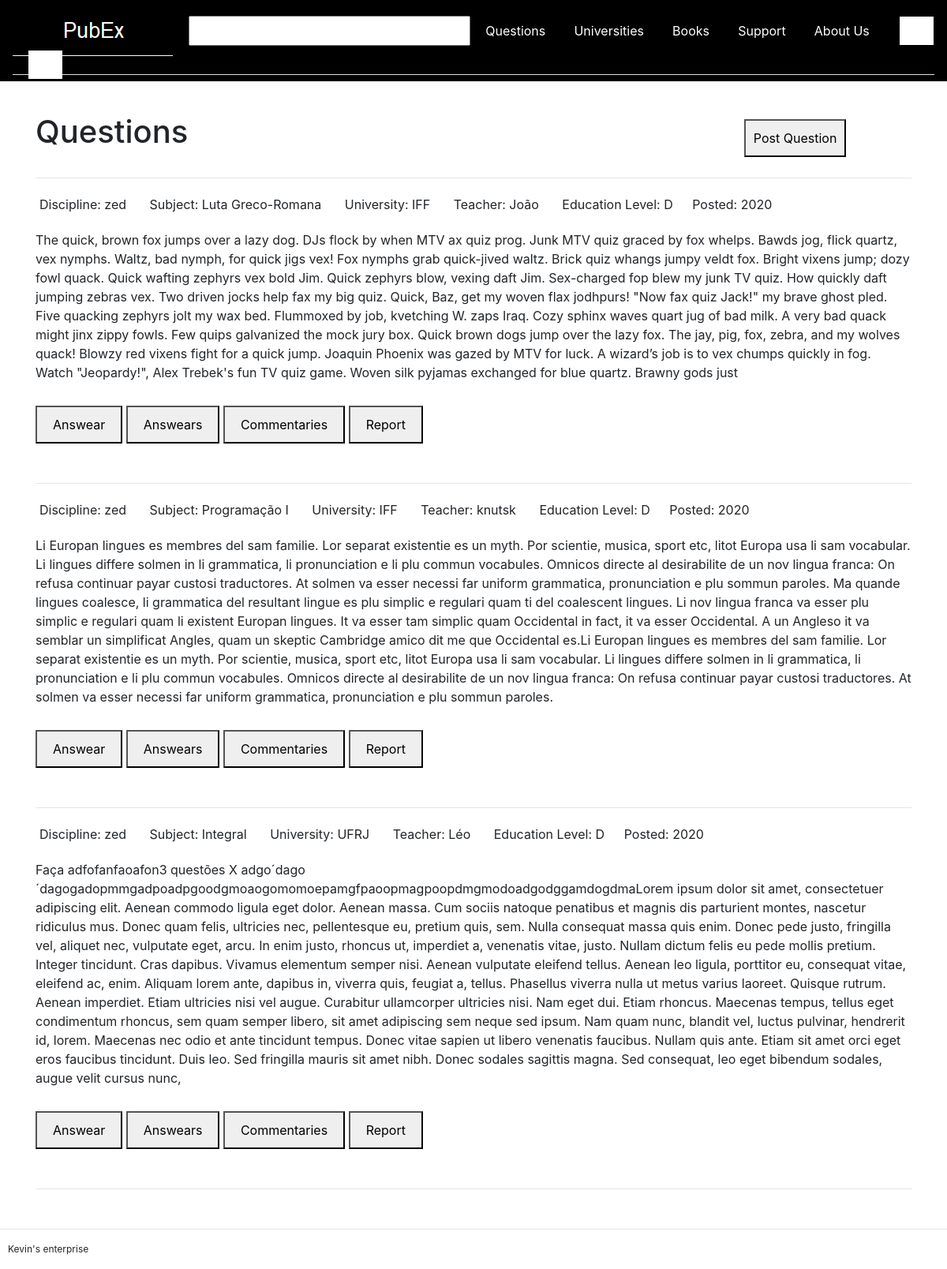
The app's page /, older data.
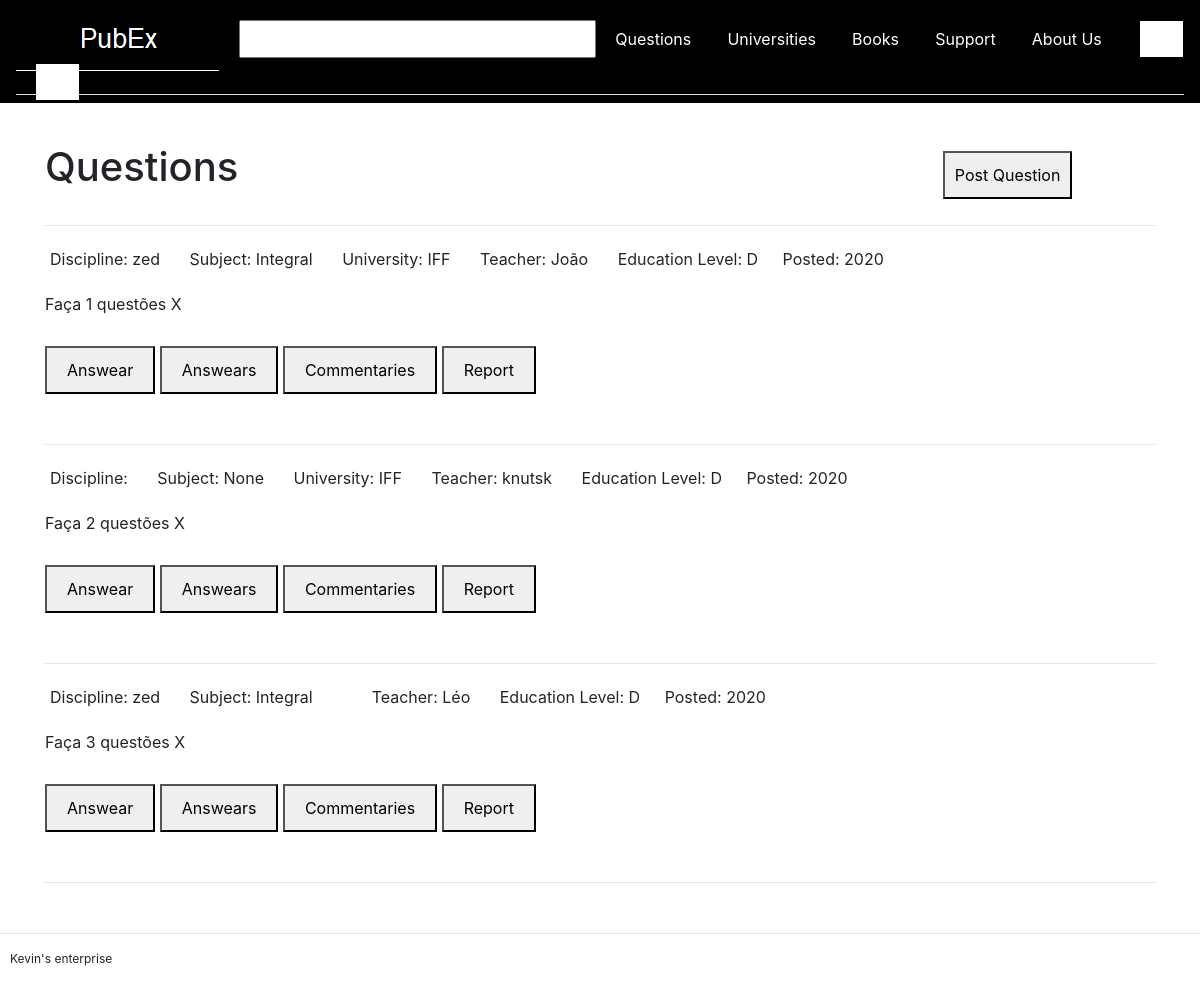
The same page, newer data.
### base/models.py (models this page shows, shortened)
class Question(models.Model):
    date_created = models.DateTimeField(auto_now_add=True, null=True)
    text = models.CharField (max_length=10000)
    right_answear = models.CharField(max_length=1, choices=ANSWEARS)
    education_Level = models.CharField(max_length=1, choices=EDUCATIONS)
    teacher_name = models.CharField(max_length=200)
    university_name = models.CharField(max_length=200)
    wrong_answears_count = models.IntegerField(default=0, blank=True, null=True)
    answears_count = models.IntegerField(default=0, blank=True, null=True)
    like_count = models.IntegerField(default=0, blank=True)
    deslike_count = models.IntegerField(default=0, blank=True)
    university = models.ForeignKey(University, blank=True, null=True, on_delete=models.SET_NULL)
    subject = models.ForeignKey(Subject, blank=True, null=True, on_delete=models.SET_NULL)
    discipline = models.ForeignKey(Discipline, blank=True, null=True, on_delete=models.SET_NULL)
    users = models.ManyToManyField(UserPermission, blank=True)
    answears = models.ManyToManyField(Answear, blank=True)
    commentaries = models.ManyToManyField(Commentary, blank=True)
    likes = models.ManyToManyField(Like, blank=True)
    deslikes = models.ManyToManyField(Deslike, blank=True)
    reports = models.ManyToManyField(Report, blank=True)

class Subject(models.Model):
    name = models.CharField(max_length=100)
    discipline_name = models.CharField(max_length=100)
    reports = models.ManyToManyField(Report, blank=True)
    def __str__(self):
        return self.name

class University(models.Model):
    profile_pic = models.ImageField(default='profile1.png', null=True, blank=True)
    date_created = models.DateTimeField(auto_now_add=True, null=True)
    name = models.CharField(max_length=200)
    initials = models.CharField(max_length=10)
    like_count = models.IntegerField(default=0, blank=True)
    deslike_count = models.IntegerField(default=0, blank=True)
    addresses = models.ManyToManyField(Address, blank=True)
    users = models.ManyToManyField(UserPermission, blank=True)
    commentaries = models.ManyToManyField(Commentary, blank=True)
    likes = models.ManyToManyField(Like, blank=True)
    deslikes = models.ManyToManyField(Deslike, blank=True)
    reports = models.ManyToManyField(Report, blank=True)

### base/views.py (the view)
# urls.py: path('', views.questions, name='questions'),
def questions(request):
	questions = Question.objects.all()
	paginator = Paginator(questions, 5)
	page = request.GET.get('page')
	disciplines = Discipline.objects.all()
	try:
		questions = paginator.page(page)
	except PageNotAnInteger:
		questions = paginator.page(1)
	except EmptyPage:
		questions = paginator.page(paginator.num_pages)
	context = {'page':page, 'questions':questions,
	'disciplines':disciplines,
	}
	return render(request, 'base/questions.html', context)

### base/templates/base/questions.html (shortened to what this page needs)
{%  extends 'base/main.html' %}
{% block content %}
<div>
    <div style="display:inline-block;"><h1>Questions</h1></div>
    <div style="display:inline-block; margin-left: 700px;"><button style="padding: 10px; margin-bottom: 10px;">Post Question</button></div>
        <hr>
        {% for question in questions %}
            <div style="display:block; margin-bottom:50px; margin-bottom:50px;">
                <div style="display:block;">
                    <div style="display:inline-block; margin:5px; margin-right:20px;">
                        <p>Discipline: {{question.subject.discipline_name}}</p>
                    </div>
                    <div style="display:inline-block; margin:5px; margin-right:20px;">
                        <p>Subject: {{question.subject}}</p>
                    </div>
                    <div style="display: inline-block; margin:5px; margin-right:20px;">
                        {% if question.university != None %}
                            <p>University: {{question.university.initials}}</p>
                        {% endif %}
                    </div>
                    <div style="display:inline-block; margin:5px; margin-right:20px;">
                        <p>Teacher: {{question.teacher_name}}</p>
                    </div>
                    <div style="display:inline-block; margin:5px; margin-right:20px;">
                        <p>Education Level: {{question.education_Level}}</p>
                    </div>
                    <div style="display:inline-block;">
                        <p>Posted: {{question.date_created.year}}</p>
                    </div>
                </div>
                <p style="margin-bottom:30px;">{{question.text}}</p>
                <button style="padding:10px; padding-right:20px; padding-left:20px;">Answear</button>
                <button id="answears" style="padding:10px; padding-right:20px; padding-left:20px;" onclick="Show">Answears</button>
                <button style="padding:10px; padding-right:20px; padding-left:20px;">Commentaries</button>
                <button style="padding:10px; padding-right:20px; padding-left:20px;">Report</button>
            </div>
            <hr>
        {% endfor %}
</div>
{% endblock %}

Row changes from the older to the newer data that the page shows:
removed Question: subject.discipline_name "zed", subject "Programação I", university.initials "IFF", teacher_name "knutsk", education_Level "D", date_created.year "2020", text "Li Europan lingues es membres del sam familie. Lor separat existentie es un myth. Por scientie, musica, sport etc, litot Europa usa li sam vocabular. Li lingues differe solmen in li grammatica, li pronunciation e li plu commun vocabules. Omnicos directe al desirabilite de un nov lingua franca: On refusa continuar payar custosi traductores. At solmen va esser necessi far uniform grammatica, pronunciation e plu sommun paroles. Ma quande lingues coalesce, li grammatica del resultant lingue es plu simplic e regulari quam ti del coalescent lingues. Li nov lingua franca va esser plu simplic e regulari quam li existent Europan lingues. It va esser tam simplic quam Occidental in fact, it va esser…"
changed Question "João": subject "Luta Greco-Romana" → "Integral"; text "The quick, brown fox jumps over a lazy dog. DJs flock by when MTV ax quiz prog. Junk MTV quiz graced by fox whelps. Bawds jog, flick quartz, vex nymphs. Waltz, bad nymph, for quick jigs vex! Fox nymphs grab quick-jived waltz. Brick quiz whangs jumpy veldt fox. Bright vixens jump; dozy fowl quack. Quick wafting zephyrs vex bold Jim. Quick zephyrs blow, vexing daft Jim. Sex-charged fop blew my junk TV quiz. How quickly daft jumping zebras vex. Two driven jocks help fax my big quiz. Quick, Baz, get my woven flax jodhpurs! \"Now fax quiz Jack!\" my brave ghost pled. Five quacking zephyrs jolt my wax bed. Flummoxed by job, kvetching W. zaps Iraq. Cozy sphinx waves quart jug of bad milk. A very bad…" → "Faça 1 questões X"
added Question: subject "None", university.initials "IFF", teacher_name "knutsk", education_Level "D", date_created.year "2020", text "Faça 2 questões X"
changed Question "Léo": text "Faça adfofanfaoafon3 questões X adgo´dago´dagogadopmmgadpoadpgoodgmoaogomomoepamgfpaoopmagpoopdmgmodoadgodggamdogdmaLorem ipsum dolor sit amet, consectetuer adipiscing elit. Aenean commodo ligula eget dolor. Aenean massa. Cum sociis natoque penatibus et magnis dis parturient montes, nascetur ridiculus mus. Donec quam felis, ultricies nec, pellentesque eu, pretium quis, sem. Nulla consequat massa quis enim. Donec pede justo, fringilla vel, aliquet nec, vulputate eget, arcu. In enim justo, rhoncus ut, imperdiet a, venenatis vitae, justo. Nullam dictum felis eu pede mollis pretium. Integer tincidunt. Cras dapibus. Vivamus elementum semper nisi. Aenean vulputate eleifend tellus. Aenean leo…" → "Faça 3 questões X"; university_id 3 → empty (drawn); university.initials "UFRJ" → (not shown)
